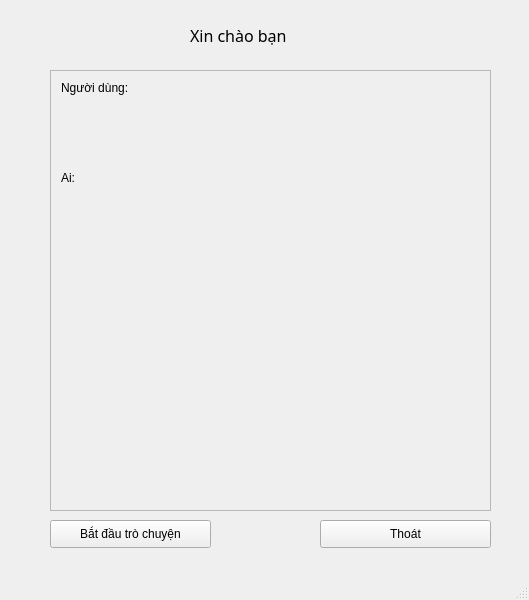
<?xml version="1.0" encoding="UTF-8"?>
<ui version="4.0">
 <class>MainWindow</class>
 <widget class="QMainWindow" name="MainWindow">
  <property name="geometry">
   <rect>
    <x>0</x>
    <y>0</y>
    <width>529</width>
    <height>600</height>
   </rect>
  </property>
  <property name="windowTitle">
   <string>MainWindow</string>
  </property>
  <widget class="QWidget" name="centralwidget">
   <widget class="QLabel" name="Tittler">
    <property name="geometry">
     <rect>
      <x>190</x>
      <y>20</y>
      <width>151</width>
      <height>31</height>
     </rect>
    </property>
    <property name="font">
     <font>
      <family>OCR A Extended</family>
      <pointsize>12</pointsize>
     </font>
    </property>
    <property name="text">
     <string>Xin chào bạn</string>
    </property>
   </widget>
   <widget class="QScrollArea" name="scrollArea">
    <property name="geometry">
     <rect>
      <x>50</x>
      <y>70</y>
      <width>441</width>
      <height>441</height>
     </rect>
    </property>
    <property name="widgetResizable">
     <bool>true</bool>
    </property>
    <widget class="QWidget" name="scrollAreaWidgetContents">
     <property name="geometry">
      <rect>
       <x>0</x>
       <y>0</y>
       <width>439</width>
       <height>439</height>
      </rect>
     </property>
     <widget class="QLabel" name="Ai">
      <property name="geometry">
       <rect>
        <x>10</x>
        <y>100</y>
        <width>421</width>
        <height>321</height>
       </rect>
      </property>
      <property name="text">
       <string>Ai: </string>
      </property>
      <property name="textFormat">
       <enum>Qt::PlainText</enum>
      </property>
      <property name="alignment">
       <set>Qt::AlignLeading|Qt::AlignLeft|Qt::AlignTop</set>
      </property>
      <property name="wordWrap">
       <bool>true</bool>
      </property>
     </widget>
     <widget class="QLabel" name="User">
      <property name="enabled">
       <bool>true</bool>
      </property>
      <property name="geometry">
       <rect>
        <x>10</x>
        <y>10</y>
        <width>421</width>
        <height>61</height>
       </rect>
      </property>
      <property name="autoFillBackground">
       <bool>false</bool>
      </property>
      <property name="text">
       <string>Người dùng: </string>
      </property>
      <property name="textFormat">
       <enum>Qt::PlainText</enum>
      </property>
      <property name="alignment">
       <set>Qt::AlignLeading|Qt::AlignLeft|Qt::AlignTop</set>
      </property>
      <property name="wordWrap">
       <bool>true</bool>
      </property>
     </widget>
    </widget>
   </widget>
   <widget class="QPushButton" name="pushButton">
    <property name="geometry">
     <rect>
      <x>50</x>
      <y>520</y>
      <width>161</width>
      <height>28</height>
     </rect>
    </property>
    <property name="text">
     <string>Bắt đầu trò chuyện</string>
    </property>
   </widget>
   <widget class="QPushButton" name="pushButton_2">
    <property name="geometry">
     <rect>
      <x>320</x>
      <y>520</y>
      <width>171</width>
      <height>28</height>
     </rect>
    </property>
    <property name="text">
     <string>Thoát</string>
    </property>
   </widget>
  </widget>
  <widget class="QStatusBar" name="statusbar"/>
 </widget>
 <resources/>
 <connections/>
</ui>
